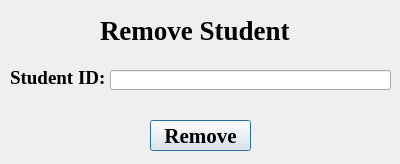
<?xml version="1.0" encoding="UTF-8"?>
<ui version="4.0">
 <class>Dialog</class>
 <widget class="QDialog" name="Dialog">
  <property name="geometry">
   <rect>
    <x>0</x>
    <y>0</y>
    <width>400</width>
    <height>164</height>
   </rect>
  </property>
  <property name="windowTitle">
   <string>Dialog</string>
  </property>
  <widget class="QLabel" name="label">
   <property name="geometry">
    <rect>
     <x>100</x>
     <y>20</y>
     <width>211</width>
     <height>20</height>
    </rect>
   </property>
   <property name="font">
    <font>
     <family>Times New Roman</family>
     <pointsize>20</pointsize>
     <weight>75</weight>
     <bold>true</bold>
    </font>
   </property>
   <property name="text">
    <string>Remove Student</string>
   </property>
  </widget>
  <widget class="QLabel" name="label_2">
   <property name="geometry">
    <rect>
     <x>10</x>
     <y>70</y>
     <width>121</width>
     <height>16</height>
    </rect>
   </property>
   <property name="font">
    <font>
     <family>Times New Roman</family>
     <pointsize>14</pointsize>
     <weight>75</weight>
     <bold>true</bold>
    </font>
   </property>
   <property name="text">
    <string>Student ID:</string>
   </property>
  </widget>
  <widget class="QLineEdit" name="studentName">
   <property name="geometry">
    <rect>
     <x>110</x>
     <y>70</y>
     <width>281</width>
     <height>20</height>
    </rect>
   </property>
  </widget>
  <widget class="QPushButton" name="removeButton">
   <property name="geometry">
    <rect>
     <x>150</x>
     <y>120</y>
     <width>101</width>
     <height>31</height>
    </rect>
   </property>
   <property name="font">
    <font>
     <family>Times New Roman</family>
     <pointsize>16</pointsize>
     <weight>75</weight>
     <bold>true</bold>
    </font>
   </property>
   <property name="text">
    <string>Remove</string>
   </property>
  </widget>
 </widget>
 <resources/>
 <connections/>
</ui>
